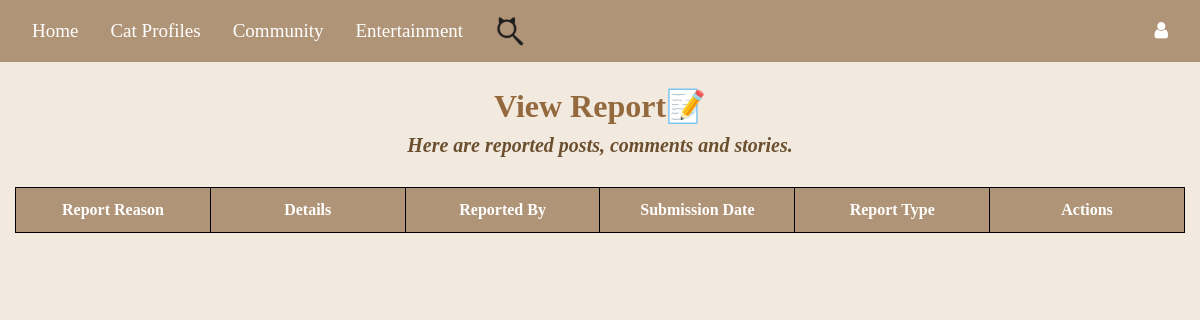
Before: /admin/view_report with the older database file.
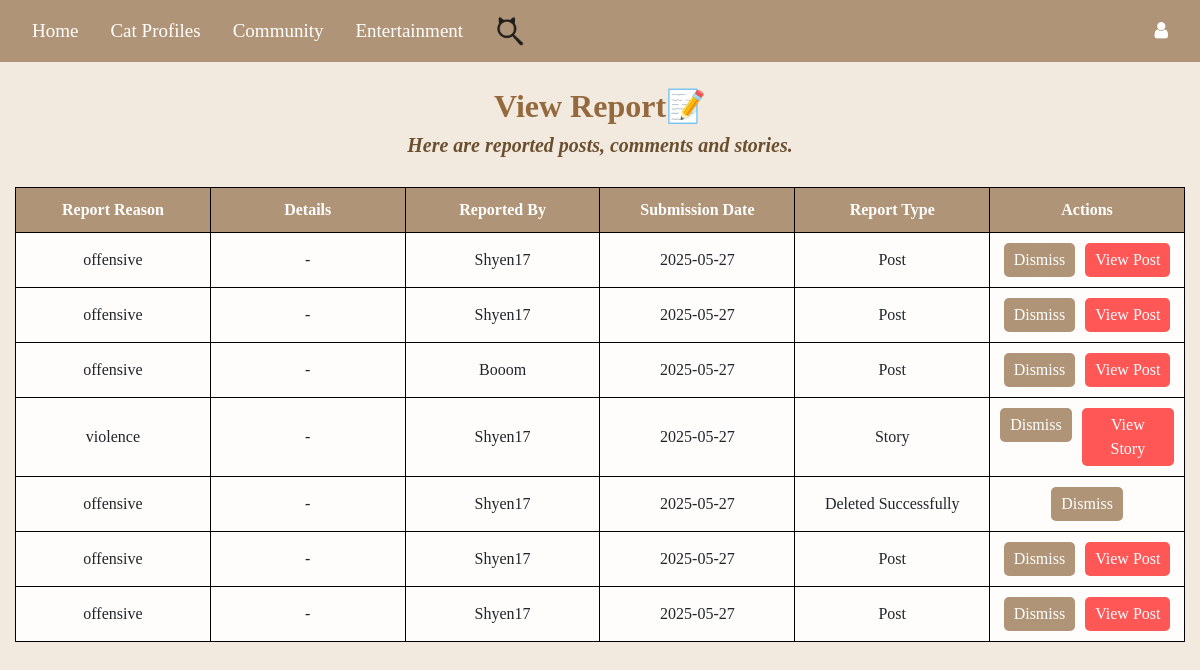
After: the same page with the newer database file.
### Website/models.py (models this page shows)
class Report(db.Model):
    id = db.Column(db.Integer, primary_key=True)
    user_id = db.Column(db.Integer, db.ForeignKey("user.id"), nullable=False)
    story_id = db.Column(db.Integer, db.ForeignKey("story.id"), nullable=True)
    post_id = db.Column(db.Integer, nullable=True)
    comment_id = db.Column(db.Integer, nullable=True)
    reason = db.Column(db.String(255), nullable=False)
    details = db.Column(db.Text, nullable=True)
    created_at = db.Column(db.DateTime, default=datetime.utcnow)
    user = db.relationship("User", backref=db.backref("user_reports", lazy=True, cascade="all, delete-orphan"))
    story = db.relationship("Story", backref="reports", lazy=True)
    @property
    def report_type(self):
        if self.story_id and not db.session.execute(text("SELECT id FROM story WHERE id = :story_id"), {"story_id": self.story_id}).fetchone():
            return "Deleted Successfully"
        elif self.post_id and not db.session.execute(text("SELECT post_id FROM post WHERE post_id = :post_id"), {"post_id": self.post_id}).fetchone():
            return "Deleted Successfully"
        elif self.comment_id and not db.session.execute(text("SELECT id FROM comment WHERE id = :comment_id"), {"comment_id": self.comment_id}).fetchone():
            return "Deleted Successfully"
        elif self.story_id:
            return "Story"
        elif self.comment_id and self.post_id:
            return "Comment"
        elif self.post_id:
            return "Post"
        return "Deleted Successfully"
    @property
    def view_action(self):
        if self.comment_id and self.post_id:
            return ("auth.view_post", {"post_id": self.post_id}, "View Comment") if db.session.execute(text("SELECT id FROM comment WHERE id = :comment_id"), {"comment_id": self.comment_id}).fetchone() else (None, {}, "Deleted Successfully")
        elif self.post_id and not self.comment_id:
            return ("auth.view_post", {"post_id": self.post_id}, "View Post") if db.session.execute(text("SELECT post_id FROM post WHERE post_id = :post_id"), {"post_id": self.post_id}).fetchone() else (None, {}, "Deleted Successfully")
        elif self.story_id:
            return ("auth.view_story", {"story_id": self.story_id}, "View Story") if db.session.execute(text("SELECT id FROM story WHERE id = :story_id"), {"story_id": self.story_id}).fetchone() else (None, {}, "Deleted Successfully")
        return (None, {}, "")

class User(db.Model, UserMixin):
    id = db.Column(db.Integer, primary_key=True)
    email = db.Column(db.String(150), unique=True, nullable=False)
    ps = db.Column(db.String(150), nullable=False)
    Name = db.Column(db.String(150), nullable=False)
    secret_answer = db.Column(db.String(150), nullable=False)
    notes = db.relationship("Note", backref="user", lazy=True, cascade="all, delete-orphan")
    stories = db.relationship("Story", backref="owner", lazy=True, cascade="all, delete-orphan")
    reports = db.relationship("Report", backref="owner", lazy=True, cascade="all, delete-orphan")
    status = db.Column(db.String(100)) #user profile part
    birthday = db.Column(db.Date)
    mbti = db.Column(db.String(50))
    hobby = db.Column(db.String(100))
    bio = db.Column(db.Text)
    profile_picture = db.Column(db.String(255), default="default_profilepic.png")
    cover_photo = db.Column(db.String(255), default="default_cover.png")
    role = db.Column(db.String(50), default='user', nullable=False)
    level1_completed = db.Column(db.Boolean, default=False)

### Website/auth.py (the view)
@auth.route('/admin/view_report')
def view_report():
    reports = Report.query.order_by(Report.created_at.desc()).all()
    return render_template("view_report.html", reports=reports, user=current_user)

### Website/templates/view_report.html (shortened to what this page needs)
{% extends "base.html" %}
{% block content %}
<h2><b>View Report📝</b></h2>
<h5>Here are reported posts, comments and stories.</h5>
<table>
    <thead>
        <tr>
            <th>Report Reason</th>
            <th>Details</th>
            <th>Reported By</th>
            <th>Submission Date</th>
            <th>Report Type</th>
            <th>Actions</th>
        </tr>
    </thead>
    <tbody>
        {% for report in reports %}
        <tr>
            <td>{{ report.reason }}</td>
            <td>{{ report.details if report.details else '-' }}</td>
            <td>{{ report.user.Name }}</td>
            <td>{{ report.created_at.strftime('%Y-%m-%d') }}</td>
            <td>{{ report.report_type }}</td>
            <td>
                <div class="action-buttons">
                    <form action="{{ url_for('auth.dismiss_report', id=report.id) }}" method="POST">
                        <button type="submit">Dismiss</button>
                    </form>
                    {% set view_route, view_params, view_label = report.view_action %}
                    {% if view_route %}
                    <a href="{{ url_for(view_route, **view_params) }}">
                        <button type="button" style="background-color: rgb(255, 86, 86);">{{ view_label }}</button>
                    </a>
                    {% endif %}
                </div>
            </td>
        </tr>
        {% endfor %}
    </tbody>
</table>
{% endblock %}

### Website/templates/base.html (shortened to what this page needs)
<!DOCTYPE html>
<html>
<head>
    <link rel="stylesheet" href="https://stackpath.bootstrapcdn.com/bootstrap/4.4.1/css/bootstrap.min.css"
 />
    <link rel="stylesheet" href="https://stackpath.bootstrapcdn.com/font-awesome/4.7.0/css/font-awesome.min.css"
 />
</head>
<body>
<nav class="navbar navbar-expand-lg navbar-dark" style="background-color: rgb(176, 148, 119);">
    <a class="nav-item nav-link" style="font-family: 'Times New Roman'; color: white; font-size: 19px;" href="/">Home</a>
    <div class="dropdown nav-item">
        <a class="nav-link" href="#" id="dropdownMenuLink" aria-haspopup="true" aria-expanded="false"
           style="font-family: 'Times New Roman'; color: white; font-size: 19px;">
            Cat Profiles
        </a>
    </div>
    <a class="nav-item nav-link" style="font-family: 'Times New Roman'; color: white; font-size: 19px;" href="{{ url_for('community.community_feature') }}">
        Community
    </a>
    <div class="dropdown nav-item">
        <a class="nav-link" href="#" id="dropdownMenuLink" aria-haspopup="true" aria-expanded="false"
           style="font-family: 'Times New Roman'; color: white; font-size: 19px;">
            Entertainment
        </a>
    </div>
    <a class="nav-item nav-link" href="{{ url_for('search.search_feature') }}" style="color: white; font-size: 19px;">
        <img src="{{ url_for('static', filename='Images/option2.png') }}" alt="Search" style="width: 30px; height: 30px;">
    </a>
    <div class="ml-auto d-flex align-items-center">
        <div class="dropdown">
            <a class="nav-link" href="#" aria-haspopup="true" aria-expanded="false" style="color: white; font-size: 19px;">
                <i class="fa fa-user" aria-hidden="true"></i>
            </a>
        </div>
    </div>
</nav>
<div class="container-fluid">{% block content %}{% endblock %}</div>
</body>
</html>

### Website/templates/base.html (style rules this page uses)
.dropdown { position: relative; display: inline-block; }
.navbar { display: flex; justify-content: space-between; align-items: center; }
.ml-auto { margin-left: auto !important; }
body { background-color: #f9f4ef; }

### Website/templates/view_report.html (style rules this page uses)
body { background-color: #f2eadf; }
h2 { font-weight: bold; text-align: center; padding-top: 25px; color: #94693e; font-family: "Times New Roman"; }
h5 { font-weight: bold; font-size: 20px; color: #6b4f2f; text-align: center; font-style: italic; margin-bottom: 20px; font-family: "Times New Roman"; }
table { width: 100%; table-layout: fixed; border-collapse: collapse; margin-top: 30px; margin-bottom: 50px; background-color: rgba(255, 255, 255, 0.9); }
th, td { padding: 10px; border: 1px solid black; text-align: center; font-family: 'Times New Roman'; }
th { background-color: rgb(176, 148, 119); color: white; }
.action-buttons { justify-content: center; display: flex; gap: 10px; }
button { font-family: 'Times New Roman'; background-color: rgb(176, 148, 119); color: white; border: none; padding: 5px 10px; border-radius: 5px; cursor: pointer; }

Changed rows visible on the page:
added Report: reason "offensive", details "-", user.Name "Shyen17", created_at "2025-05-27", report_type "Post", view_label "View Post"
added Report: reason "offensive", details "-", user.Name "Shyen17", created_at "2025-05-27", report_type "Post", view_label "View Post"
added Report: reason "offensive", details "-", user.Name "Booom", created_at "2025-05-27", report_type "Post", view_label "View Post"
added Report: reason "violence", details "-", user.Name "Shyen17", created_at "2025-05-27", report_type "Story", view_label "View Story"
added Report: reason "offensive", details "-", user.Name "Shyen17", created_at "2025-05-27", report_type "Deleted Successfully"
added Report: reason "offensive", details "-", user.Name "Shyen17", created_at "2025-05-27", report_type "Post", view_label "View Post"
added Report: reason "offensive", details "-", user.Name "Shyen17", created_at "2025-05-27", report_type "Post", view_label "View Post"
